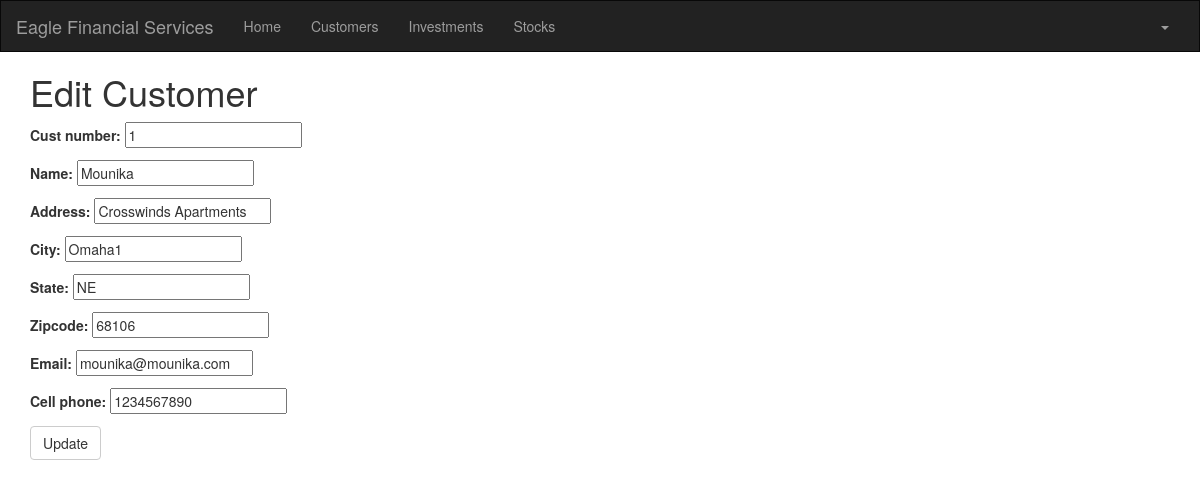
The page /customer/1/edit/ (signed in) on the database its author committed.
### portfolio/models.py (models this page shows, shortened)
class Customer(models.Model):
    name = models.CharField(max_length=50)
    address = models.CharField(max_length=200)
    cust_number = models.IntegerField(blank=False, null=False)
    city = models.CharField(max_length=50)
    state = models.CharField(max_length=50)
    zipcode = models.CharField(max_length=10)
    email = models.EmailField(max_length=200)
    cell_phone = models.CharField(max_length=50)
    created_date = models.DateTimeField(
        default=timezone.now)
    updated_date = models.DateTimeField(auto_now_add=True)

### portfolio/views.py (the view)
# urls.py: url(r'^customer/(?P<pk>\d+)/edit/$', views.customer_edit, name='customer_edit'),
@login_required
def customer_edit(request, pk):
   customer = get_object_or_404(Customer, pk=pk)
   if request.method == "POST":
       form = CustomerForm(request.POST, instance=customer)
       if form.is_valid():
           customer = form.save(commit=False)
           customer.updated_date = timezone.now()
           customer.save()
           customer = Customer.objects.filter(created_date__lte=timezone.now())
           return render(request, 'portfolio/customer_list.html',
                         {'customers': customer})
   else:
       form = CustomerForm(instance=customer)
   return render(request, 'portfolio/customer_edit.html', {'form': form})

### portfolio/forms.py
class CustomerForm(forms.ModelForm):
    class Meta:
        model = Customer
        fields = ('cust_number', 'name', 'address', 'city', 'state', 'zipcode', 'email', 'cell_phone',)

### portfolio/templates/portfolio/customer_edit.html
{% extends 'portfolio/base.html' %}
{% block content %}
    <h1>Edit Customer</h1>
    <form method="POST" class="customer-form">{% csrf_token %}
        {{ form.as_p }}
        <button type="submit" class="save btn btn-default">Update</button>
    </form>
{% endblock %}

### rows shown on the page
Customer: cust_number "1", name "Mounika", address "Crosswinds Apartments", city "Omaha1", state "NE", zipcode "68106", email "mounika@mounika.com", cell_phone "1234567890"
